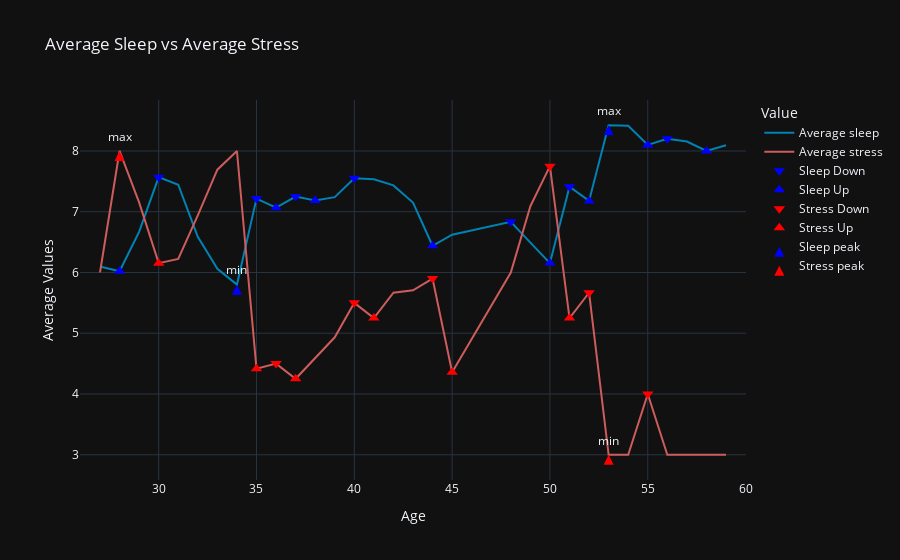

Notebook code cell kept with this figure:
### Markdown cell above
Now, we are ready to draw the graph and look at it

### Code cell
# define common line styles
line_styles = {
    "average_sleep": dict(color='rgb(0, 130, 180)'),
    "average_stress": dict(color='rgb(205, 92, 92)'),
}

marker_styles = {
    "sleep_down": dict(color='blue', size=10, symbol="triangle-down"),
    "sleep_up": dict(color='blue', size=10, symbol="triangle-up"),
    "stress_down": dict(color='red', size=10, symbol="triangle-down"),
    "stress_up": dict(color='red', size=10, symbol="triangle-up"),
    "peak_marker": dict(size=10, symbol="arrow-bar-up"),
}

# add average lines
for metric, style in line_styles.items():
    fig_graph.add_trace(go.Scatter(
        x=grouped_df['Age'],
        y=grouped_df[metric],
        mode='lines',
        name=f'Average {metric.split("_")[1]}',
        line=style
    ))

# add markers for sleep and stress changes
changes = [
    ("Age", "average_sleep", sleep_maxes, "sleep_down"),
    ("Age", "average_sleep", sleep_mins, "sleep_up"),
    ("Age", "average_stress", stress_maxes, "stress_down"),
    ("Age", "average_stress", stress_mins, "stress_up"),
]

for age_col, metric_col, indices, marker_key in changes:
    fig_graph.add_trace(go.Scatter(
        x=grouped_df[age_col].iloc[indices],
        y=grouped_df[metric_col].iloc[indices],
        mode='markers',
        name=marker_key.replace('_', ' ').title(),
        marker=marker_styles[marker_key]
    ))

# add peaks and downs
peak_data = [
    ("Age", "average_sleep", sleep_min, sleep_max, 'blue', 'Sleep peak'),
    ("Age", "average_stress", stress_min, stress_max, 'red', 'Stress peak'),
]

for age_col, metric_col, min_data, max_data, color, name in peak_data:
    fig_graph.add_trace(go.Scatter(
        x=[min_data[age_col], max_data[age_col]],
        y=[min_data[metric_col], max_data[metric_col]],
        mode='markers+text',
        name=name,
        text=["min", "max"],
        textposition="top center",
        marker=dict(color=color, **marker_styles["peak_marker"])
    ))

# decorate
fig_graph.update_layout(
    title='Average Sleep vs Average Stress',
    xaxis_title='Age',
    yaxis_title='Average Values',
    legend_title='Value',
    template='plotly_dark'
)

# show
fig_graph.show()

### Figure 1 — Plotly figure (JSON) as saved in the notebook; plotly's stock layout.template omitted (floating-point values rounded to 4 significant figures)
{"data": [{"line": {"color": "rgb(0, 130, 180)"}, "mode": "lines", "name": "Average sleep", "type": "scatter", "x": [27, 28, 29, 30, 31, 32, 33, 34, 35, 36, 37, 38, 39, 40, 41, 42, 43, 44, 45, 48, 49, 50, 51, 52, 53, 54, 55, 56, 57, 58, 59], "y": [6.1, 6.02, 6.669, 7.569, 7.444, 6.588, 6.062, 5.8, 7.217, 7.067, 7.25, 7.185, 7.24, 7.55, 7.533, 7.433, 7.15, 6.44, 6.621, 6.833, 6.491, 6.155, 7.412, 7.178, 8.424, 8.414, 8.1, 8.2, 8.156, 8, 8.094]}, {"line": {"color": "rgb(205, 92, 92)"}, "mode": "lines", "name": "Average stress", "type": "scatter", "x": [27, 28, 29, 30, 31, 32, 33, 34, 35, 36, 37, 38, 39, 40, 41, 42, 43, 44, 45, 48, 49, 50, 51, 52, 53, 54, 55, 56, 57, 58, 59], "y": [6, 8, 7.154, 6.154, 6.222, 6.941, 7.692, 8, 4.417, 4.5, 4.25, 4.6, 4.933, 5.5, 5.25, 5.667, 5.706, 5.9, 4.357, 6, 7.091, 7.75, 5.25, 5.667, 3, 3, 4, 3, 3, 3, 3]}, {"marker": {"color": "blue", "size": 10, "symbol": "triangle-down"}, "mode": "markers", "name": "Sleep Down", "type": "scatter", "x": [30, 35, 37, 40, 48, 51, 56], "y": [7.569, 7.217, 7.25, 7.55, 6.833, 7.412, 8.2]}, {"marker": {"color": "blue", "size": 10, "symbol": "triangle-up"}, "mode": "markers", "name": "Sleep Up", "type": "scatter", "x": [28, 36, 38, 44, 50, 52, 55, 58], "y": [6.02, 7.067, 7.185, 6.44, 6.155, 7.178, 8.1, 8]}, {"marker": {"color": "red", "size": 10, "symbol": "triangle-down"}, "mode": "markers", "name": "Stress Down", "type": "scatter", "x": [36, 40, 44, 50, 52, 55], "y": [4.5, 5.5, 5.9, 7.75, 5.667, 4]}, {"marker": {"color": "red", "size": 10, "symbol": "triangle-up"}, "mode": "markers", "name": "Stress Up", "type": "scatter", "x": [30, 35, 37, 41, 45, 51], "y": [6.154, 4.417, 4.25, 5.25, 4.357, 5.25]}, {"marker": {"color": "blue", "size": 10, "symbol": "arrow-bar-up"}, "mode": "markers+text", "name": "Sleep peak", "text": ["min", "max"], "textposition": "top center", "type": "scatter", "x": [34, 53], "y": [5.8, 8.424]}, {"marker": {"color": "red", "size": 10, "symbol": "arrow-bar-up"}, "mode": "markers+text", "name": "Stress peak", "text": ["min", "max"], "textposition": "top center", "type": "scatter", "x": [53, 28], "y": [3, 8]}], "layout": {"legend": {"title": {"text": "Value"}}, "title": {"text": "Average Sleep vs Average Stress"}, "xaxis": {"title": {"text": "Age"}}, "yaxis": {"title": {"text": "Average Values"}}}}
